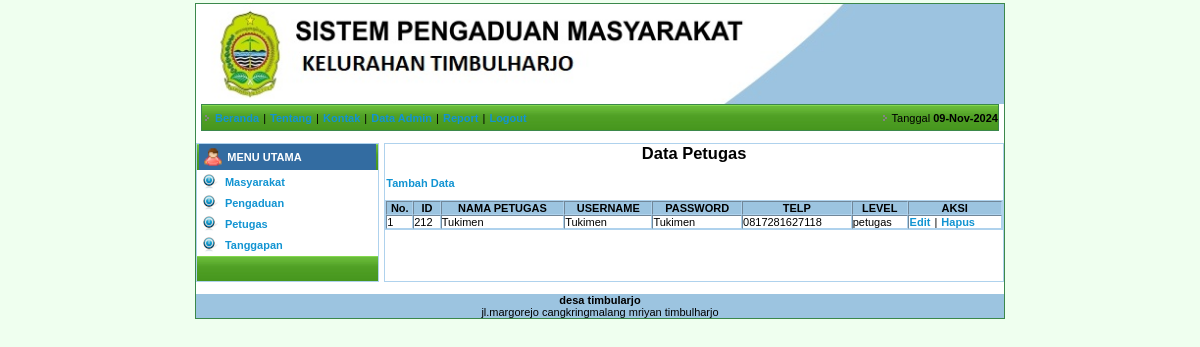
/data/petugas/petugas.php, run on the app's committed database.
### tables this page shows
CREATE TABLE IF NOT EXISTS `petugas` (
  `id_petugas` int(11) NOT NULL,
  `nama_petugas` varchar(35) NOT NULL,
  `username` varchar(25) NOT NULL,
  `password` varchar(32) NOT NULL,
  `telp` varchar(13) NOT NULL,
  `level` enum('admin','petugas') NOT NULL
);

### data/petugas/petugas.php (the view, shortened to what this page needs)
<html>
<head>
<link href="../../css/style.css" rel="stylesheet" type="text/css">
<body topmargin="3">
<table width="798" class="border" border="0" align="center" cellpadding="0" cellspacing="0">
  <tr bgcolor="#FFFFFF">
    <td colspan="3" bgcolor="#009900"><img src="../../gambar/header1.jpg" height="100"></td>
  </tr>
  <tr bgcolor="#FFFFFF">
    <td colspan="3"><table width="798" class="border" bordercolor="#009999" align="center" cellpadding="0" cellspacing="0">
      <tr class="ListBack">
        <td width="597" height="25" valign="middle" ><img src="../../gambar/ikon.png" width="9" height="9">
          <a href="../../index.php" target="_self" class="katlink">Beranda</a> |
          <a href="../../tentang.php" target="_self" class="katlink">Tentang</a> |
          <a href="../../kontak.php" target="_self" class="katlink">Kontak</a> |
          <a href="petugas.php" target="_self" class="katlink">Data Admin</a> |
          <a href="../../report.php" target="_self" class="katlink">Report</a> |
          <a href="../../logout.php" target="_self" class="katlink">Logout</a>
        </td>
        <td width="199" align="right">&nbsp;<img src="../../gambar/ikon.png" width="9" height="9"><b>
        </b> Tanggal <b><?php echo date('d-M-Y');?></b></td>
      </tr>
    </table></td>
  </tr>
  <tr bgcolor="#FFFFFF">
    <td width="181">&nbsp;</td>
    <td width="5">&nbsp;</td>
    <td width="610">&nbsp;</td>
  </tr>
  <tr bgcolor="#FFFFFF">
    <td align="center" valign="top">
  <table width="100%" class="BorderUtama" border="0" cellpadding="0" cellspacing="0">
    <tr align="center" class="ListBack">
          <td width="167" height="25" class="HEAD" align="left">
       <table width="98%" border="0" align="center" cellpadding="0" cellspacing="0" >
          <tr>
          <td width="16%" height="26" align="center" bgcolor="#336CA1" ><img src="../../gambar/user_red.png" width="20" height="20"></td>
          <td width="84%" bgcolor="#336CA1" class="HEAD"><strong>MENU UTAMA</strong></td>
        </tr>
      </table>      </td>
        </tr>
    <tr>
          <td height="18" align="center" valign="top" bgcolor="#FFFFFF" >
        <table width="98%" border="0" align="center" cellpadding="2" cellspacing="2"  >
          <tr>
          <td width="8%"><img src="../../gambar/shutdown.png" width="15" height="15"></td>
          <td width="92%"><a href="masyarakat.php" target="_self" class="katlink">Masyarakat</a></td>
        </tr>
        <tr>
          <td width="8%"><img src="../../gambar/shutdown.png" width="15" height="15"></td>
          <td width="92%"><a class="katlink" href="pengaduan.php">Pengaduan</a></td>
        </tr>
        <tr>
          <td><img src="../../gambar/shutdown.png" width="15" height="15"></td>
          <td><a href="../petugas/petugas.php" target="_self" class="katlink">Petugas</a></td>
          </tr>
        <tr>
          <td><img src="../../gambar/shutdown.png" width="15" height="15"></td>
          <td><a href="../tanggapan/tanggapan.php" target="_self" class="katlink">Tanggapan</a></td>
          </tr>
        </table>
        </tr>
        <tr align="center" class="ListBack">
          <td width="167" height="25" class="HEAD" align="left" valign="middle" >&nbsp;     </td>
        </tr>
      </table></td>
    <td>&nbsp;</td>
    <td width="610" valign="top" bgcolor="#FFFFFF" class="BorderUtama">
      <h2>Data Petugas</h2>
      <p><a href="tambah.php" class="katlink">Tambah Data</a></p>
        <table width="100%" class="BorderUtama" border="1" cellpadding="0" cellspacing="0">
          <tr>
            <th>No.</th>
            <th>ID</th>
            <th>NAMA PETUGAS</th>
            <th>USERNAME</th>
            <th>PASSWORD</th>
            <th>TELP</th>
            <th>LEVEL</th>
            <th>AKSI</th>
          </tr>
            <?php
              $query = mysql_query("SELECT * FROM petugas ORDER BY id_petugas DESC") or die(mysql_error());
              if(mysql_num_rows($query) == 0){ ?>
                <tr><td colspan="8" align="center">Tidak ada data</td></tr>
              <?php }
              else{
                $no =1;
                while($data = mysql_fetch_assoc($query)){
                ?>
              <tr>
                <td class="garis"><?php echo $no ?></td>
                <td class="garis"><?php echo $data['id_petugas'] ?></td>
                <td class="garis"><?php echo $data['nama_petugas'] ?></td>
                <td class="garis"><?php echo $data['username'] ?></td>
                <td class="garis"><?php echo $data['password'] ?></td>
                <td class="garis"><?php echo $data['telp'] ?></td>
                <td class="garis"><?php echo $data['level'] ?></td>
                <td class="garis">
                  <a href="edit.php?id=<?php echo $data['id_petugas'] ?>" class="katlink">Edit</a> |
                  <a href="hapus.php?id=<?php echo $data['id_petugas'] ?>" onclick="return confirm('apa anda yakin')" class="katlink">Hapus</a>
                </td>
              </tr>
              <?php
              $no++;
              }}
             ?>
        </table>
    </td>
  </tr>
  <tr bgcolor="#FFFFFF">
    <td>&nbsp;</td>
    <td>&nbsp;</td>
    <td>&nbsp;</td>
  </tr>
  <tr bgcolor="#FFFFFF">
    <td colspan="3" align="center" bgcolor="#9CC4E0"><span class="FOOT"><strong>desa timbularjo</strong><br />
jl.margorejo cangkringmalang mriyan timbulharjo</span></td>
  </tr>
</table>
</body>
</html>

### css/style.css (style rules this page uses)
BODY { background-color :#EFFFEF; font-family:Tahoma, Arial, Helvetica, sans-serif; font-size:11px; background-image:url(../images/background.jpg); background-repeat:repeat; }
h2 { text-align: center; }
.border { border: 1px solid #3B884B; }
.BorderUtama { border: 1px solid #AFD2ED; }
TR.ListBack { background:url(../images/list.png); background-repeat:repeat; }
TD { font-family :Tahoma, Arial, Helvetica, sans-serif; font-size : 11px; }
TH { font-family :Tahoma, Arial, Helvetica, sans-serif; font-size : 11px; background-color:#9CC4E0; }
TD.HEAD { font-family : Tahoma, Arial, Helvetica, sans-serif; font-size : 11px; COLOR: #FFFFFF; }
a:link { color: #1294d2; text-decoration: none; }
A.katlink:link { PADDING-RIGHT: 1px; PADDING-LEFT: 1px; FONT-WEIGHT: bold; FONT-SIZE: 11px; PADDING-BOTTOM: 1px; COLOR: #1294d2; PADDING-TOP: 1px; FONT-FAMILY: arial }

### data on the page
petugas: id_petugas "212", nama_petugas "Tukimen", username "Tukimen", password "Tukimen", telp "0817281627118", level "petugas"
